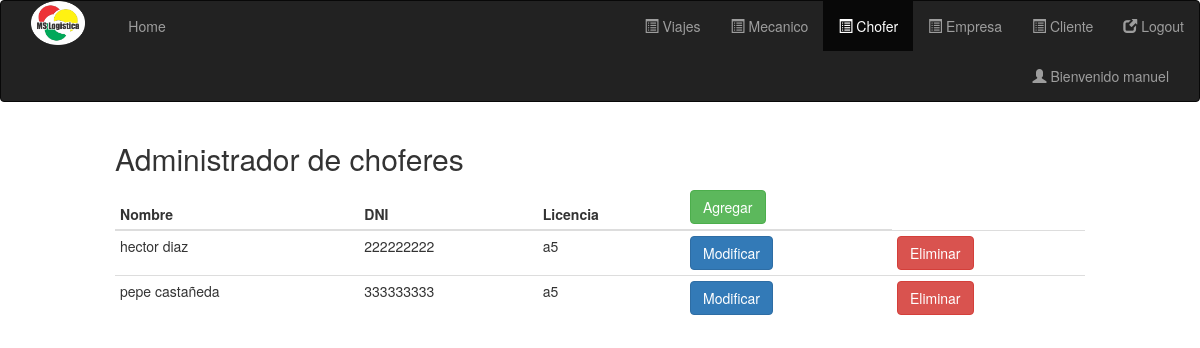
The page /vistas/admin/abmChofer.php (signed in) on the database its author committed.
### tables this page shows
create table administrador(
id int AUTO_INCREMENT primary key,
dni_administrador int unique,
rol varchar(30),
nombre varchar(20),
apellido varchar(20),
telefono int (10),
domicilio varchar (30),
email varchar(30),
id_usuario int
);

create table chofer(
id int AUTO_INCREMENT primary key,
dni_chofer int unique, 
rol varchar(20),
nombre varchar(20),
apellido varchar(20),
fecha_de_nacimiento date,
tipo_licencia_de_conducir varchar(20),
id_usuario int
);

### modelo/conexion.php (called while the page is built, shortened)
<?php
  class Conexion{
    public static function conectar(){
      $con = mysqli_connect("localhost","root","","logikw");
      return $con;
    }
    public static function getQuery($sql){
      $con = Conexion::conectar();
      $datos = mysqli_query($con, $sql);
      return $datos;
    }
}
?>

### vistas/admin/abmChofer.php (the view, shortened to what this page needs)
<?php
	if(isset($_SESSION['administrador'])){
		$query = Administrador::getAllForId($_SESSION['administrador']);
		$resultado = Conexion::getQuery($query);
		$admin = mysqli_fetch_assoc($resultado);
		$query1 = Chofer::getAll();
		$resultado1 = Conexion::getQuery($query1);
	}
	else{
		header("Location: ....//index.php");
	}
?>
<!DOCTYPE html>
<html>
<head>
  <link rel="stylesheet" type="text/css" href="../../css/bootstrap.min.css">
  <link rel="stylesheet" type="text/css" href="../../css/home.css">
</head>
<body>
<nav class="navbar navbar-inverse">
	<div class="col-sm-12">
    <div class="navbar-header col-sm-1">
     <img src="../../image/logo.png">
    </div>
     <ul class="nav navbar-nav col-sm-4">
        <li><a href="<?php echo "../adminLogeado.php";?>">Home</a></li>
    </ul>
	<ul class="nav navbar-nav navbar-right">
		<li><a href=""  data-toggle="modal" data-target="#logout"><span class="glyphicon glyphicon-new-window" ></span> Logout</a></li>
	</ul>
	<ul class="nav navbar-nav navbar-right">
		<li><a href=" <?php echo 'abmCliente.php'; ?>"><span class="glyphicon glyphicon-list-alt" ></span> Cliente</a></li>
	</ul>
	<ul class="nav navbar-nav navbar-right">
		<li><a href=" <?php echo 'abmEmpresa.php'; ?>"><span class="glyphicon glyphicon-list-alt" ></span> Empresa</a></li>
	</ul>
	<ul class="nav navbar-nav navbar-right">
		<li class="active"><a href=" <?php echo 'abmChofer.php'; ?>"><span class="glyphicon glyphicon-list-alt" ></span> Chofer</a></li>
	</ul>
	<ul class="nav navbar-nav navbar-right">
		<li><a href=" <?php echo 'abmMecanico.php'; ?>"><span class="glyphicon glyphicon-list-alt" ></span> Mecanico</a></li>
	</ul>
	<ul class="nav navbar-nav navbar-right">
		<li><a href=" <?php echo 'abmViajes.php'; ?>"><span class="glyphicon glyphicon-list-alt" ></span> Viajes</a></li>
	</ul>
	<ul class="nav navbar-nav navbar-right">
		<li><a href=""><span class="glyphicon glyphicon-user" ></span> Bienvenido <?php echo $admin['nombre'] ?></a></li>
	</ul>
	</div>
</nav>
<div class="col-sm-10 col-sm-offset-1">
  <h2>Administrador de choferes</h2>
  <table class="table table-condensed">
    <thead>
      <tr>
	     <th>Nombre</th>
        <th>DNI</th>
        <th>Licencia</th>
		<th><button type='button'  class='btn btn-success' data-toggle='modal' data-target='#agregarChofer'>Agregar</button></th>
      </tr>
    </thead>
    <tbody>
   	<?php
	while($chofer = mysqli_fetch_assoc($resultado1)){
		echo "<form method='POST' action='../../modelo/ejecutarAbmChofer.php'>
		 <tr>
		 <td>".$chofer['nombre']." ".$chofer['apellido']."</td>
		 <td>".$chofer['dni_chofer']."</td>
		 <td>".$chofer['tipo_licencia_de_conducir']."</td>
		 <input type='text' name='id' class='hidden' value='".$chofer['id']."'>
		 <td><button type='submit' id='modificar' onclick= 'modificar()' name='alterar' value='modificar' class='btn btn-primary'>Modificar</button></td>
		 <td><button type='submit' id='eliminar' onclick= 'eliminar()' name='alterar' value='eliminar' class='btn btn-danger'>Eliminar</button></td>
		 </tr>
  		 </form>";
	}
   	?>
    </tbody>
  </table>
</div>
</body>
</html>

### css/home.css (style rules this page uses)
body { background-color: #FFFFFF; }
img { margin: 0 auto; }
.navbar-header img { width: 80%; }

### rows shown on the page
administrador: nombre "manuel"
chofer: nombre "hector", apellido "diaz", dni_chofer "222222222", tipo_licencia_de_conducir "a5"
chofer: nombre "pepe", apellido "castañeda", dni_chofer "333333333", tipo_licencia_de_conducir "a5"
